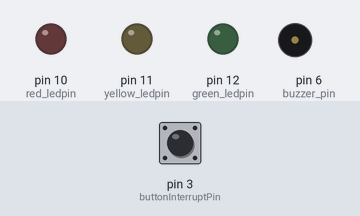
A sketch run on a simulated Arduino Uno, built with avr-gcc and run on an emulated ATmega328P. Shown: output pins drawn as LEDs (lit = HIGH), buzzer (waves = sounding, pin HIGH). Dashed ring = blinking. Inputs (shaded band) come from the test bench; at power-on: pin 3 (buttonInterruptPin) LOW.

Above: at 0.1 s.
At 1.2 s:
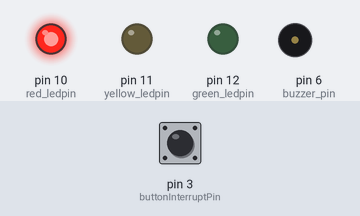
1.3 s: pin 3 (buttonInterruptPin) pulled HIGH for 0.15 s
At 23.9 s:
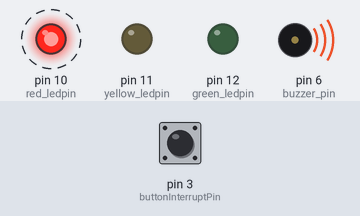
Timing chart, 0 to 25.0 s (numbered marks = the images above; inputs shaded):
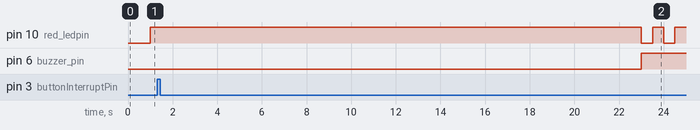

Measured:
- after the input at 1.3 s, pin 10 (red_ledpin): alternates HIGH for 0.50 s and LOW for 0.50 s, starting after 21.7 s; pin 6 (buzzer_pin): LOW → HIGH after 21.7 s

The sketch:

trafflic_light.ino
```cpp
// Andre Reyes, Conor Duston and Harrington Idahosa modified for Lab 1 - Traffic Light Controller of EECE.4520/5520
// 10/9/2023
//
// original source:-
//timer interrupts
//by Amanda Ghassaei
//June 2012
//https://www.instructables.com/id/Arduino-Timer-Interrupts/

/*
 * This program is free software; you can redistribute it and/or modify
 * it under the terms of the GNU General Public License as published by
 * the Free Software Foundation; either version 3 of the License, or
 * (at your option) any later version.
 *
*/

//timer setup for timer0, timer1, and timer2.
//For arduino uno or any board with ATMEL 328/168.. diecimila, duemilanove, lilypad, nano, mini...

//this code will enable one arduino timer interrupt
//timer1 will interrupt at 2Hz

//Definitions for timer change points
//Time is given in seconds
#define BUZZER_ACTIVATION_TIME 3
#define FLASHING_START_TIME 3

#define red_ledpin 10
#define yellow_ledpin 11
#define green_ledpin 12

#define buzzer_pin 6

#define buttonInterruptPin 3


//State enumeration
enum light_states {
  reset,
  red,
  yellow,
  green
};

//storage variables
boolean toggle1 = 0;
volatile bool buttonPressed = false;

volatile unsigned int seconds_left = 0;

volatile light_states this_state = reset;

volatile byte current_light = red_ledpin;
volatile byte light_state = HIGH;

void setup(){
  //set pins as outputs
  pinMode(red_ledpin, OUTPUT);
  pinMode(yellow_ledpin, OUTPUT);
  pinMode(green_ledpin, OUTPUT);

  pinMode(buzzer_pin, OUTPUT);

  pinMode(buttonInterruptPin, INPUT);
  attachInterrupt(digitalPinToInterrupt(buttonInterruptPin), solidState, RISING); //initiates button interrupt (pin to watch for interrupt, function to execute on interrupt, when interrupt should trigger[i.e. rising, falling, high, low])

  cli();//stop interrupts

  //set timer1 interrupt at 1Hz
  TCCR1A = 0;// set entire TCCR1A register to 0
  TCCR1B = 0;// same for TCCR1B
  TCNT1  = 0;//initialize counter value to 0
  // set compare match register for 2hz increments
  OCR1A = 7812;// = (16*10^6) / (2*1024) - 1 (must be <65536)
  // turn on CTC mode
  TCCR1B |= (1 << WGM12);
  // Set CS12 and CS10 bits for 1024 prescaler
  TCCR1B |= (1 << CS12) | (1 << CS10);
  // enable timer compare interrupt
  TIMSK1 |= (1 << OCIE1A);

  sei();//allow interrupts

}//end setup

// Timer1's interrupt service routing (ISR)
// The code in ISR will be executed every time timer1 interrupt occurs
// That is, the code will be called once every half second
// TODO
//   you need to set a flag to trigger an evaluation of the conditions
//   in your buttonPressed machine, then potentially transit to next buttonPressed
//
ISR(TIMER1_COMPA_vect){//timer1 interrupt 2Hz, downsteps to 1hz
//generates pulse wave of frequency 2Hz/2 = 1Hz (based on timer interopts being raised))

  if (toggle1){
    toggle1 = 0;

    if (this_state == reset) {
      return;
    }

    if(seconds_left <= FLASHING_START_TIME && (this_state == red || this_state == green)) {
      digitalWrite(current_light, HIGH);
    }
  }
  else{
    toggle1 = 1;


    //Reset state. only change on button interupt
    if (this_state == reset) {

      light_state ^= 1; // XOR'd to switch value between 0 and 1
      digitalWrite(red_ledpin, light_state);
      return;
    }

    // Change state
    if (seconds_left == 0) {
      deactivate_buzzer();
      set_next_state();
    }
    //Evaluate if flashing light should occur
    if (seconds_left <= FLASHING_START_TIME && (this_state == red || this_state == green)) {
      digitalWrite(current_light, LOW);
    }
    //Evaluate if buzzer should be activated
    if (seconds_left == BUZZER_ACTIVATION_TIME) {
      activate_buzzer();
    }

    seconds_left--;
  }
}


void loop(){
  // Empty.
  // Required by Arduino IDE, entire program controlled by Timer/button interrupts
}

void solidState(){
    if ( buttonPressed == false) {
        buttonPressed = true;
        set_next_state();
    }
}

//Set function to only output to RED LED
void set_red() {
  digitalWrite(red_ledpin, HIGH);
  digitalWrite(yellow_ledpin, LOW);
  digitalWrite(green_ledpin, LOW);
  current_light = red_ledpin;
}

void set_yellow() {
  digitalWrite(red_ledpin, LOW);
  digitalWrite(yellow_ledpin, HIGH);
  digitalWrite(green_ledpin, LOW);
  current_light = yellow_ledpin;
}

void set_green() {
  digitalWrite(red_ledpin, LOW);
  digitalWrite(yellow_ledpin, LOW);
  digitalWrite(green_ledpin, HIGH);
  current_light = green_ledpin;
}

void turn_all_off() {
  digitalWrite(red_ledpin, LOW);
  digitalWrite(yellow_ledpin, LOW);
  digitalWrite(green_ledpin, LOW);
  deactivate_buzzer();
}

void red_light() {
  set_red();
  seconds_left = 24;
}

void yellow_light() {
 set_yellow();
 seconds_left = 3;
}

void green_light() {
  set_green();
  seconds_left = 20;
}

void activate_buzzer() {
  digitalWrite(buzzer_pin, HIGH);
}

void deactivate_buzzer() {
  digitalWrite(buzzer_pin, LOW);
}

void set_next_state() {
  if (this_state == reset || this_state == yellow) {

    red_light();
    this_state = red;

  } else if (this_state == green) {

    yellow_light();
    this_state = yellow;

  } else if (this_state == red) {

    green_light();
    this_state = green;

  } else {
    //ERROR STATE, should never occur
  }
}
```
